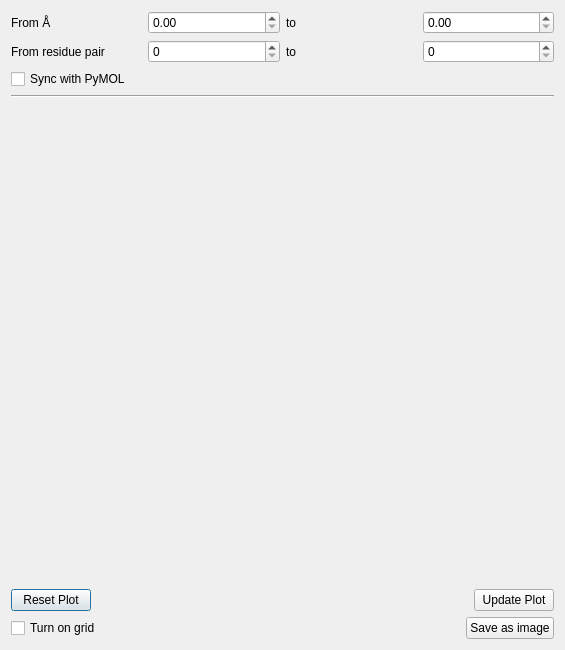
<?xml version="1.0" encoding="UTF-8"?>
<ui version="4.0">
 <class>Dialog</class>
 <widget class="QDialog" name="Dialog">
  <property name="geometry">
   <rect>
    <x>0</x>
    <y>0</y>
    <width>565</width>
    <height>650</height>
   </rect>
  </property>
  <property name="windowTitle">
   <string>Dialog</string>
  </property>
  <layout class="QVBoxLayout" name="main_Layout">
   <item>
    <layout class="QHBoxLayout" name="horizontalLayout_8">
     <item>
      <widget class="QLabel" name="label_6">
       <property name="text">
        <string>From Å</string>
       </property>
      </widget>
     </item>
     <item>
      <widget class="QDoubleSpinBox" name="dsp_distance_plot_from_range">
       <property name="minimum">
        <double>0.000000000000000</double>
       </property>
      </widget>
     </item>
     <item>
      <widget class="QLabel" name="label_7">
       <property name="text">
        <string>to</string>
       </property>
      </widget>
     </item>
     <item>
      <widget class="QDoubleSpinBox" name="dsp_distance_plot_to_range">
       <property name="minimum">
        <double>0.000000000000000</double>
       </property>
      </widget>
     </item>
    </layout>
   </item>
   <item>
    <layout class="QHBoxLayout" name="horizontalLayout_6">
     <item>
      <widget class="QLabel" name="label_2">
       <property name="text">
        <string>From residue pair</string>
       </property>
      </widget>
     </item>
     <item>
      <widget class="QSpinBox" name="sp_distance_plot_from">
       <property name="maximum">
        <number>9999</number>
       </property>
      </widget>
     </item>
     <item>
      <widget class="QLabel" name="label_5">
       <property name="text">
        <string>to</string>
       </property>
      </widget>
     </item>
     <item>
      <widget class="QSpinBox" name="sp_distance_plot_to">
       <property name="maximum">
        <number>9999</number>
       </property>
      </widget>
     </item>
    </layout>
   </item>
   <item>
    <widget class="QCheckBox" name="cb_sync_with_pymol">
     <property name="text">
      <string>Sync with PyMOL</string>
     </property>
    </widget>
   </item>
   <item>
    <widget class="Line" name="line">
     <property name="orientation">
      <enum>Qt::Horizontal</enum>
     </property>
    </widget>
   </item>
   <item>
    <widget class="QLabel" name="label">
     <property name="text">
      <string/>
     </property>
    </widget>
   </item>
   <item>
    <layout class="QHBoxLayout" name="horizontalLayout_10">
     <item>
      <widget class="QPushButton" name="btn_distance_plot_reset">
       <property name="text">
        <string>Reset Plot</string>
       </property>
      </widget>
     </item>
     <item>
      <spacer name="horizontalSpacer_15">
       <property name="orientation">
        <enum>Qt::Horizontal</enum>
       </property>
       <property name="sizeHint" stdset="0">
        <size>
         <width>40</width>
         <height>20</height>
        </size>
       </property>
      </spacer>
     </item>
     <item>
      <widget class="QPushButton" name="btn_distance_plot_update">
       <property name="text">
        <string>Update Plot</string>
       </property>
      </widget>
     </item>
    </layout>
   </item>
   <item>
    <layout class="QHBoxLayout" name="horizontalLayout_7">
     <item>
      <widget class="QCheckBox" name="cb_turn_on_grid">
       <property name="text">
        <string>Turn on grid</string>
       </property>
      </widget>
     </item>
     <item>
      <spacer name="horizontalSpacer_14">
       <property name="orientation">
        <enum>Qt::Horizontal</enum>
       </property>
       <property name="sizeHint" stdset="0">
        <size>
         <width>40</width>
         <height>20</height>
        </size>
       </property>
      </spacer>
     </item>
     <item>
      <widget class="QPushButton" name="btn_distance_plot_save">
       <property name="text">
        <string>Save as image</string>
       </property>
      </widget>
     </item>
    </layout>
   </item>
  </layout>
 </widget>
 <resources/>
 <connections/>
</ui>
